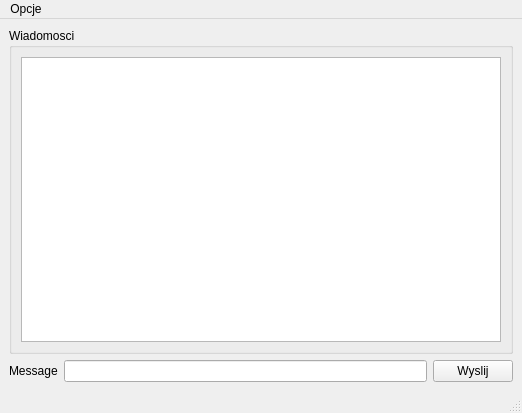
<?xml version="1.0" encoding="UTF-8"?>
<ui version="4.0">
 <class>MainWindow</class>
 <widget class="QMainWindow" name="MainWindow">
  <property name="geometry">
   <rect>
    <x>0</x>
    <y>0</y>
    <width>522</width>
    <height>413</height>
   </rect>
  </property>
  <property name="windowTitle">
   <string>Client</string>
  </property>
  <widget class="QWidget" name="centralwidget">
   <layout class="QVBoxLayout" name="verticalLayout_2">
    <item>
     <widget class="QGroupBox" name="groupBox">
      <property name="title">
       <string>Wiadomosci</string>
      </property>
      <layout class="QVBoxLayout" name="verticalLayout">
       <item>
        <widget class="QListWidget" name="lstMessages"/>
       </item>
      </layout>
     </widget>
    </item>
    <item>
     <layout class="QHBoxLayout" name="horizontalLayout">
      <item>
       <widget class="QLabel" name="label">
        <property name="text">
         <string>Message</string>
        </property>
       </widget>
      </item>
      <item>
       <widget class="QLineEdit" name="lnMessage"/>
      </item>
      <item>
       <widget class="QPushButton" name="btnSend">
        <property name="text">
         <string>Wyslij</string>
        </property>
       </widget>
      </item>
     </layout>
    </item>
   </layout>
  </widget>
  <widget class="QMenuBar" name="menubar">
   <property name="geometry">
    <rect>
     <x>0</x>
     <y>0</y>
     <width>522</width>
     <height>21</height>
    </rect>
   </property>
   <widget class="QMenu" name="menuOptions">
    <property name="title">
     <string>Opcje</string>
    </property>
    <addaction name="actionPolacz"/>
    <addaction name="actionWyjd"/>
   </widget>
   <addaction name="menuOptions"/>
  </widget>
  <widget class="QStatusBar" name="statusbar"/>
  <action name="actionPolacz">
   <property name="text">
    <string>Połącz</string>
   </property>
  </action>
  <action name="actionWyjd">
   <property name="text">
    <string>Wyjdź</string>
   </property>
  </action>
 </widget>
 <resources/>
 <connections/>
</ui>
